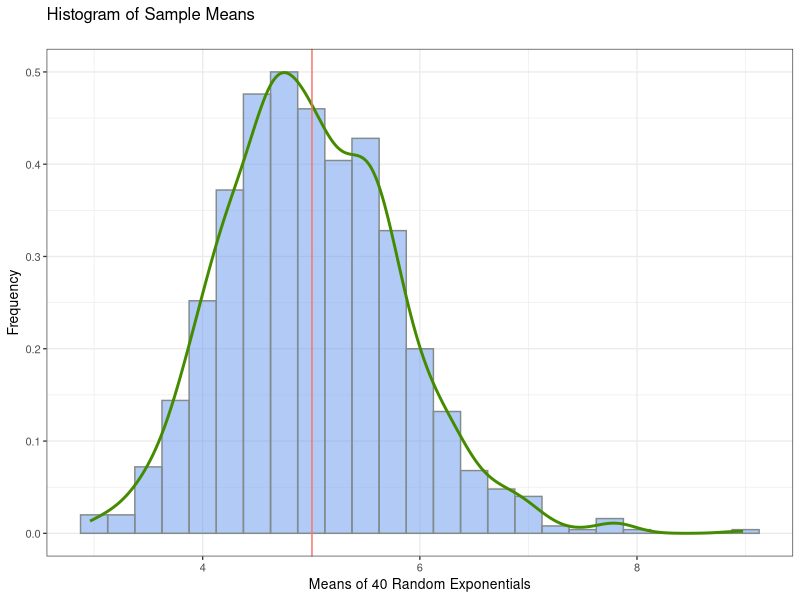
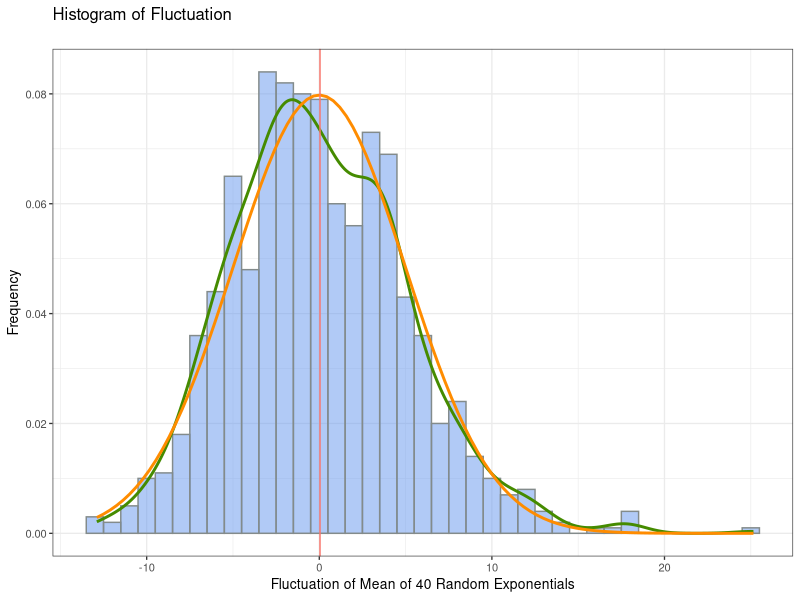
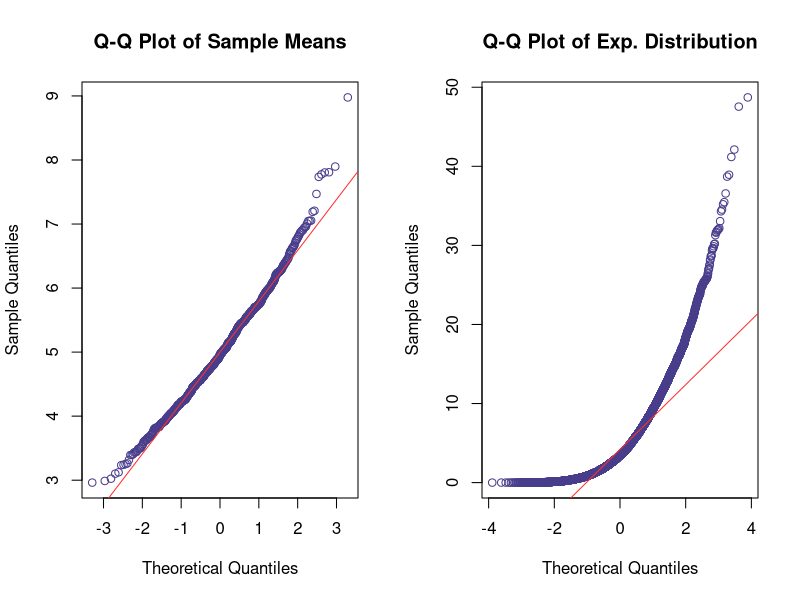
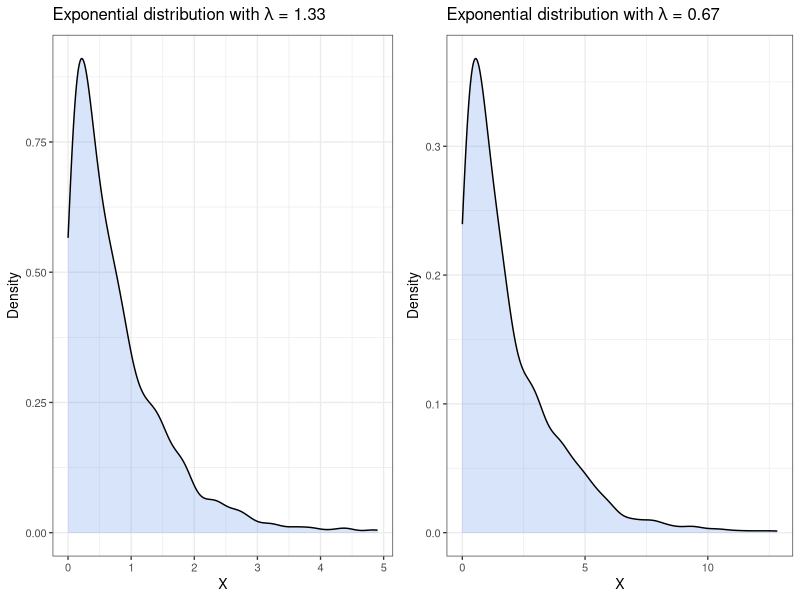

Write R code to recreate these figures, in order.
## ---- chunk 1
suppressMessages(library(ggplot2))
suppressMessages(library(gridExtra))
suppressMessages(library(dplyr))
## ---- chunk 2
lambda <- .2
n <- 40
numSims <- 1000
mu <- 1 / lambda
simulations <- data.frame(t(replicate(numSims, rexp(n, lambda)))) %>%
  mutate(xBar = rowMeans(.), flux = sqrt(n) * (xBar - mu))
## ---- chunk 3
ggplot(simulations, aes(x=xBar)) +
  ggtitle("Histogram of Sample Means\n") +
  labs(x = "Means of 40 Random Exponentials", y = "Frequency") +
  geom_histogram(aes(y = ..density..), col = "azure4", fill = "cornflowerblue", alpha = .5, binwidth = .25) +
  geom_density(color = "chartreuse4", size = 1) +
  geom_vline(aes(xintercept = mean(xBar), color = "firebrick"), show.legend = FALSE) +
  theme_bw(base_size = 10)
## ---- chunk 4
confInt <- t.test(simulations$xBar)$conf.int
sampleMean <- mean(simulations$xBar)
data.frame(Mean = c(sampleMean, mu), row.names = c("Sample", "Theoretical"))
lowerCI <- confInt[1]
upperCI <- confInt[2]
## ---- chunk 5
sigmaSq <- (1 / (lambda^2)) / n
sampleVariance <- var(simulations$xBar)
data.frame(Variance = c(sampleVariance, sigmaSq), row.names = c("Sample", "Theoretical"))
## ---- chunk 6
ggplot(simulations, aes(x=flux)) +
  ggtitle("Histogram of Fluctuation\n") +
  labs(x = "Fluctuation of Mean of 40 Random Exponentials", y = "Frequency") +
  geom_histogram(aes(y = ..density..), col = "azure4", fill = "cornflowerblue", alpha = .5, binwidth = 1) +
  geom_density(color = "chartreuse4", size = 1) +
  stat_function(fun = dnorm, color = "darkorange", size = 1, args = list(mean = 0, sd = 5)) +
  geom_vline(aes(xintercept = mean(flux), color = "firebrick"), show.legend = FALSE) +
  theme_bw(base_size = 10)
## ---- chunk 7
fluxMean <- mean(simulations$flux)
fluxSd <- sd(simulations$flux)
data.frame(Value = c(fluxMean, fluxSd), row.names = c("Mean", "Standard Deviation"))
## ---- chunk 8
bigSim <- rexp(10000, .2)
par(mfrow=c(1,2))
qqnorm(y = simulations$xBar, col = "darkslateblue", main = "Q-Q Plot of Sample Means")
qqline(y = simulations$xBar, col = "firebrick1")
qqnorm(y = bigSim, col = "darkslateblue", main = "Q-Q Plot of Exp. Distribution")
qqline(y = bigSim, col = "firebrick1")
## ---- chunk 9
ex1 <- data.frame(val = rexp(1000, 1.33))
ex1Plot <-  ggplot(ex1, aes(x=val)) + 
  geom_density(col = "black", fill = "cornflowerblue", alpha = .25) +
  ggtitle(expression(paste("Exponential distribution with ", lambda, " = 1.33"))) +
  labs(x = "X", y = "Density") +
  theme_bw(base_size = 10)

ex2 <- data.frame(val = rexp(1000, .5))
ex2Plot <-  ggplot(ex2, aes(x=val)) + 
  geom_density(col = "black", fill = "cornflowerblue", alpha = .25) +
  ggtitle(expression(paste("Exponential distribution with ", lambda, " = 0.67"))) +
  labs(x = "X", y = "Density") +
  theme_bw(base_size = 10)

grid.arrange(ex1Plot, ex2Plot, nrow=1, ncol=2)
